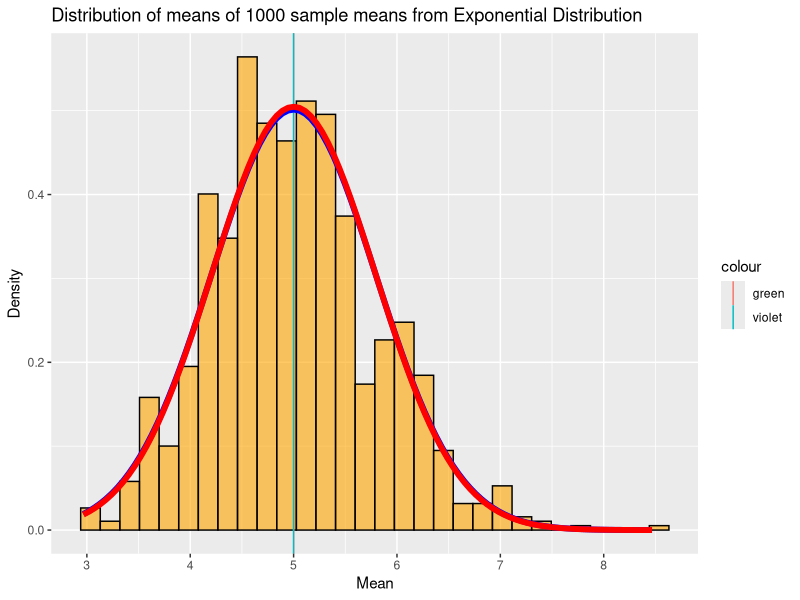

The R script that drew this image:
## ---- chunk 1
knitr::opts_chunk$set(echo = TRUE, tidy.opts=list(width.cutoff=60),tidy=TRUE)
## ---- chunk 2
library(knitr)
library(matrixStats)
library(ggplot2)
size <- 40  #set up sample size to be 40 for 40 exponentials 
lambda <- 0.2  #set up the lambda of 0.2 to be the rate parameter
n <- 1000  #set up the number of simulations to be 1000 times
set.seed(100)  #set up the seed for the reproducible research purpose
data <- matrix(rexp(size * n, rate = lambda), n)  #set up the 1000-times simulated 40 exponentials
data_mean <- rowMeans(data)  #calculate the means of each simulation for all 1000 simulated datasets
## ---- chunk 3
x_bar <- mean(data_mean)  # sample mean from 1000 simuatled datasets
mu <- 1/lambda  #theoratical mean in exponential distribution
## ---- chunk 4
s_vars <- var(data_mean)  #calculate the variances of 1000 sample means for all 1000 simulated datasets
sigma <- (1/lambda)^2/size #theoratical variance in exponential distribution
## ---- chunk 5
gdata <- data.frame(data_mean)
m <- ggplot(gdata, aes(x =data_mean))
m <- m + geom_histogram(aes(y=..density..), colour="black", fill = "orange", alpha = 0.6)
m + labs(title = "Distribution of means of 1000 sample means from Exponential Distribution", x = "Mean", y = "Density") + geom_vline(aes(xintercept = x_bar, colour = "green")) + geom_vline(aes(xintercept = mu, colour = "violet")) + stat_function(fun = dnorm, args = list(mean = x_bar, sd = sqrt(s_vars)), color = "blue", size = 2.0) + stat_function(fun = dnorm, args = list(mean = mu, sd = sqrt(sigma)), colour = "red", size = 2.0)
